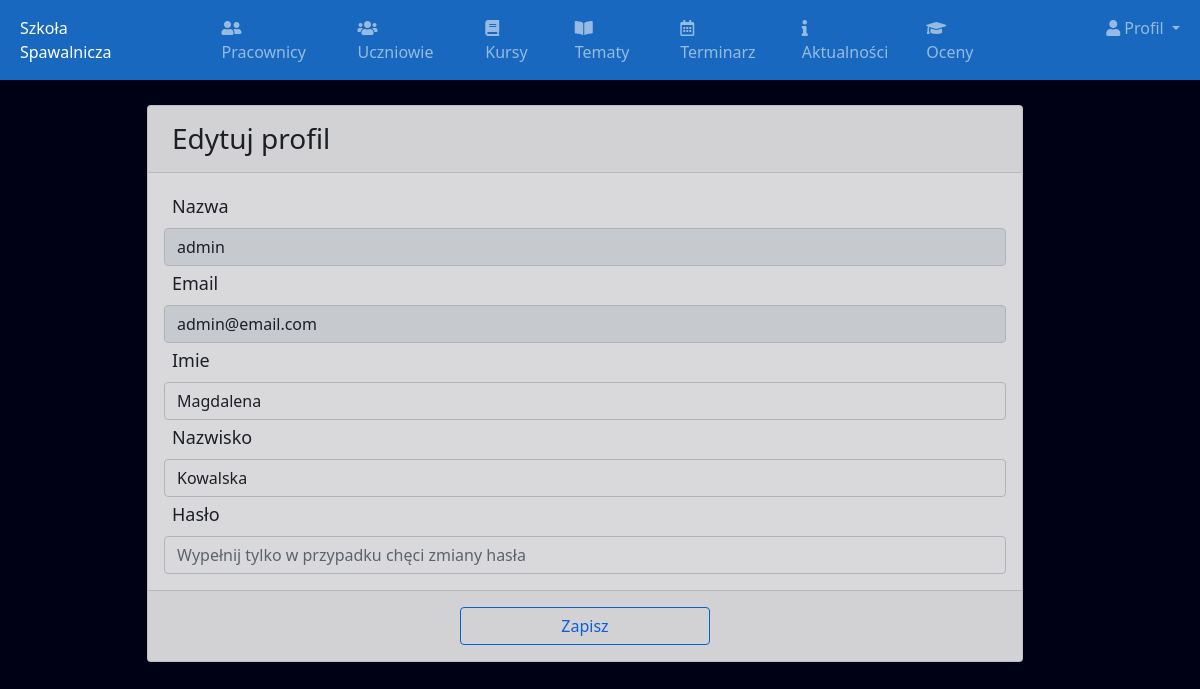
Page /adminprofile/ (signed in) on the committed database.
### school/models.py (models this page shows)
class CustomUser(AbstractUser):
    user_type_data=((1,"HOD"),(2,"Staff"),(3,"Student"))
    user_type=models.CharField(default=1, choices=user_type_data,max_length=10)

### school/adminviews.py (the view)
# urls.py: path('adminprofile/', adminviews.adminprofile, name="adminprofile"),
def adminprofile(request):
    user=CustomUser.objects.get(id=request.user.id)
    return render(request,"school/admin/adminprofile.html",{"user":user})

### school/logincheck.py (called while the page is built, shortened)
    def process_view(self,request,view_func,view_args,view_kwargs):
        modulename=view_func.__module__
        user=request.user
        if user.is_authenticated:
            if user.user_type == "1":
                if modulename == "school.adminviews":
                    pass
                elif modulename == "school.views":
                    pass
                else:
                    return HttpResponseRedirect(reverse("adminhome"))
            else:
                modulename == "school.views"
        else:
            if request.path == reverse("loginpage") or request.path == reverse("signin") or modulename == "django.contrib.auth.views" or request.path == reverse("home") or request.path == reverse("contact"):
                pass
            else:
                return HttpResponseRedirect(reverse("loginpage"))

### school/templates/school/admin/adminprofile.html (shortened to what this page needs)
{% extends 'admin/adminbase.html' %}
{% block content %}
<section class="content">
    <div class="container-fluid">
        <div class="row">
            <div class="col-md-12">
                <div class="card card-primary">
                    <div class="card-header">
                        <h3 class="card-title my-2 ms-2">Edytuj profil</h3>
                    </div>
                    <form role="form" action="{% url 'adminprofileedit' %}" method="post">
                        <div class="card-body">
                            <div class="form-group">
                                <label class="label mb-2 mt-1 ms-2">Nazwa</label>
                                <input type="text" class="form-control" name="username" value="{{ user.username }}"
                                    disabled="disabled">
                            </div>
                            <div class="form-group">
                                <label class="label mb-2 mt-1 ms-2">Email</label>
                                <input type="text" class="form-control" name="username" value="{{ user.email }}"
                                    disabled="disabled">
                            </div>
                            <div class="form-group">
                                <label class="label mb-2 mt-1 ms-2">Imie</label>
                                <input type="text" class="form-control" name="first_name" value="{{ user.first_name }}">
                            </div>
                            <div class="form-group">
                                <label class="label mb-2 mt-1 ms-2">Nazwisko</label>
                                <input type="text" class="form-control" name="last_name" value="{{ user.last_name }}">
                            </div>
                            <div class="form-group">
                                <label class="label mb-2 mt-1 ms-2">Hasło</label>
                                <input type="text" class="form-control" name="password" placeholder="Wypełnij tylko w przypadku chęci zmiany hasła">
                            </div>
                        </div>
                        <div class="card-footer">
                            <center>
                                <button type="submit" class="btn btn-outline-primary save my-2">Zapisz</button>
                            </center>
                        </div>
                    </form>
                </div>
            </div>
        </div>
    </div>
</section>
{% endblock %}

### school/templates/school/admin/adminbase.html (style rules this page uses)
body { background: #000115; }

### school/templates/school/admin/adminprofile.html (style rules this page uses)
.content { width: 75%; top: 200px; left: 45%; transform: translate(15%, 25px); opacity: 85%; }
.label { font-size: 18px; }
.btn.btn-outline-primary.save { width: 250px; height: 25x; }

### rows in the picture
CustomUser: username "admin", username "admin@email.com", first_name "Magdalena", last_name "Kowalska"
